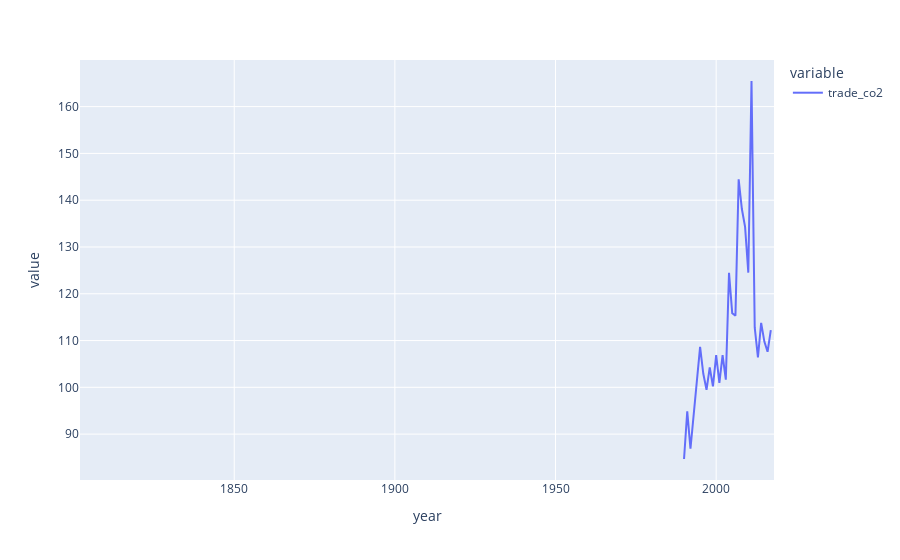

Notebook code cell kept with this figure:
### Code cell
fig = px.line(data,x="year",y=['trade_co2'],
              #labels={"value":"Temperature(°C)"},title="Line plots for data"
             )
fig.show()

### Figure 1 — Plotly figure (JSON) as saved in the notebook; plotly's stock layout.template omitted (floating-point values rounded to 4 significant figures; data arrays with more than 128 entries replaced by an {"elided": "..."} marker saying what was removed)
{"data": [{"hovertemplate": "variable=trade_co2<br>year=%{x}<br>value=%{y}<extra></extra>", "legendgroup": "trade_co2", "line": {"color": "#636efa", "dash": "solid"}, "mode": "lines", "name": "trade_co2", "orientation": "v", "showlegend": true, "type": "scatter", "x": {"elided": "211 int values"}, "xaxis": "x", "y": {"elided": "211 float values"}, "yaxis": "y"}], "layout": {"legend": {"title": {"text": "variable"}, "tracegroupgap": 0}, "margin": {"t": 60}, "xaxis": {"anchor": "y", "domain": [0, 1], "title": {"text": "year"}}, "yaxis": {"anchor": "x", "domain": [0, 1], "title": {"text": "value"}}}}
